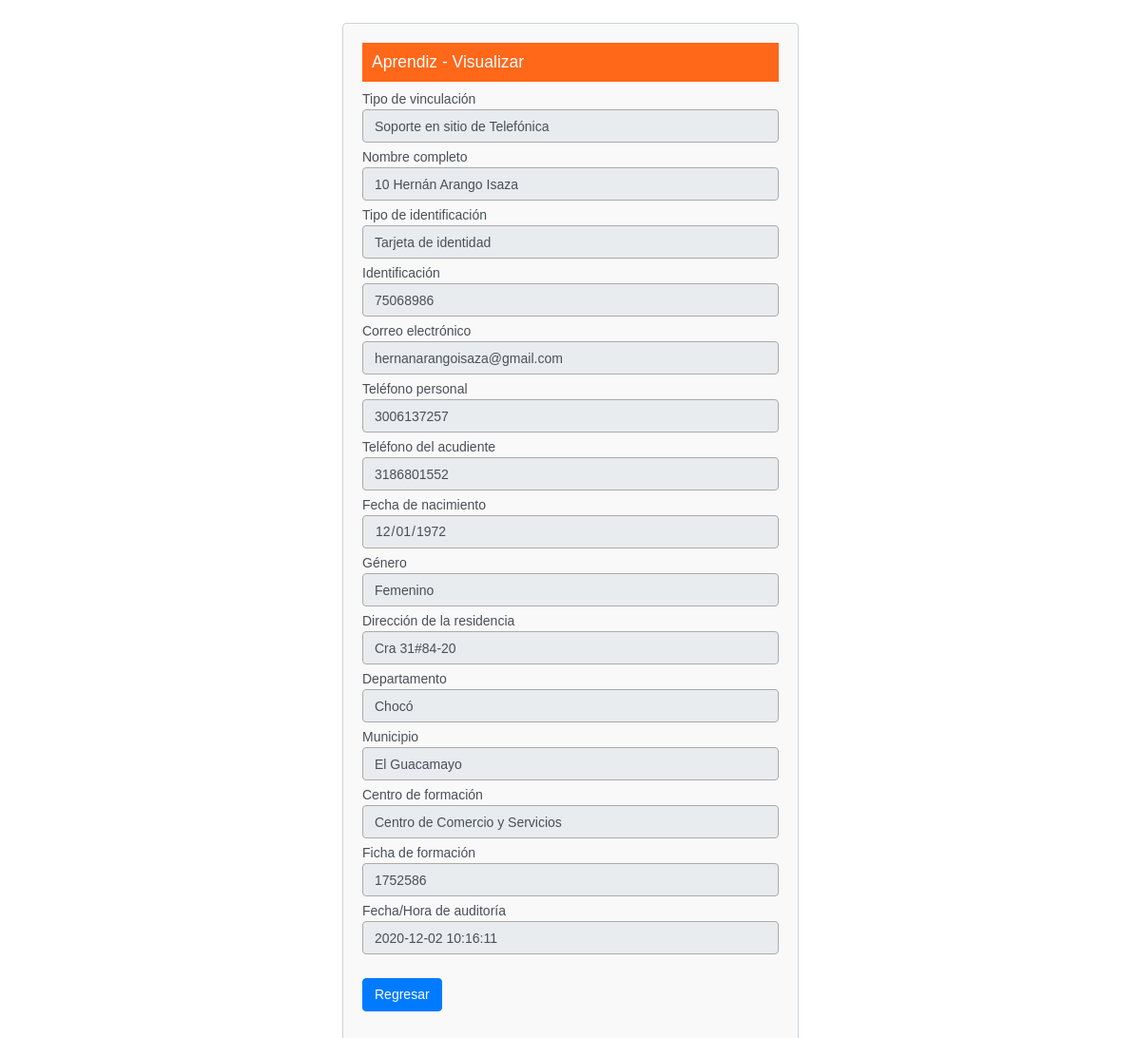
The page /aprendices-read.php?idAprendiz=10 on the database its author committed.
### tables this page shows
CREATE TABLE `aprendices` (
  `idAprendiz` int(11) NOT NULL,
  `idTipoVinculacion` int(11) DEFAULT NULL,
  `nombreCompleto` varchar(50) DEFAULT NULL,
  `idTipoIdentificacion` int(11) DEFAULT NULL,
  `identificacion` varchar(50) DEFAULT NULL,
  `email` varchar(50) DEFAULT NULL,
  `telefonoPersonal` varchar(50) DEFAULT NULL,
  `telefonoAcudiente` varchar(50) DEFAULT NULL,
  `fechaNacimiento` date DEFAULT NULL,
  `idTipoGenero` int(11) DEFAULT NULL,
  `direccionResidencia` varchar(50) DEFAULT NULL,
  `idMunicipio` int(4) UNSIGNED DEFAULT NULL,
  `idDepartamento` int(3) UNSIGNED DEFAULT NULL,
  `idCentroFormacion` int(11) DEFAULT NULL,
  `idFichaFormacion` int(11) DEFAULT NULL,
  `estado` tinyint(4) DEFAULT 1,
  `auditoria` datetime DEFAULT current_timestamp() ON UPDATE current_timestamp()
);

CREATE TABLE `tipos_vinculaciones_sena` (
  `idTipoVinculacion` int(11) NOT NULL,
  `nombreLargoVinculacion` varchar(50) DEFAULT NULL,
  `nombreCorto` varchar(50) DEFAULT NULL,
  `estado` tinyint(4) NOT NULL DEFAULT 1,
  `auditoria` datetime NOT NULL DEFAULT current_timestamp() ON UPDATE current_timestamp()
);

CREATE TABLE `tipos_identificacion` (
  `idTipoIdentificacion` int(11) NOT NULL,
  `nombreLargoIdentificacion` varchar(50) DEFAULT NULL,
  `nombreCorto` varchar(50) DEFAULT NULL,
  `estado` tinyint(4) DEFAULT 1,
  `auditoria` datetime DEFAULT current_timestamp() ON UPDATE current_timestamp()
);

CREATE TABLE `tipos_generos` (
  `idTipoGenero` int(11) NOT NULL,
  `nombreLargoGenero` varchar(50) DEFAULT NULL,
  `nombreCorto` varchar(50) DEFAULT NULL,
  `estado` tinyint(4) NOT NULL DEFAULT 1,
  `auditoria` datetime NOT NULL DEFAULT current_timestamp() ON UPDATE current_timestamp()
);

CREATE TABLE `departamentos` (
  `idDepartamento` int(3) UNSIGNED NOT NULL,
  `codigoDepartamento` int(3) DEFAULT NULL,
  `departamento` varchar(255) DEFAULT NULL,
  `estado` tinyint(4) DEFAULT 1,
  `auditoria` datetime DEFAULT current_timestamp() ON UPDATE current_timestamp()
);

CREATE TABLE `municipios` (
  `idMunicipio` int(4) UNSIGNED NOT NULL,
  `municipio` varchar(255) DEFAULT NULL,
  `idDepartamento` int(3) UNSIGNED NOT NULL,
  `estado` tinyint(4) UNSIGNED NOT NULL DEFAULT 1,
  `auditoria` datetime DEFAULT current_timestamp() ON UPDATE current_timestamp()
);

CREATE TABLE `centros_formacion` (
  `idCentroFormacion` int(11) NOT NULL,
  `nombreLargoCentroFormacion` varchar(75) DEFAULT NULL,
  `nombreCorto` varchar(50) DEFAULT NULL,
  `direccion` varchar(50) DEFAULT NULL,
  `idMunicipio` int(4) UNSIGNED DEFAULT NULL,
  `idDepartamento` int(3) UNSIGNED DEFAULT NULL,
  `telefono1` varchar(50) DEFAULT NULL,
  `telefono2` varchar(50) DEFAULT NULL,
  `emailContacto1` varchar(50) DEFAULT NULL,
  `emailContacto2` varchar(50) DEFAULT NULL,
  `estado` tinyint(4) DEFAULT 1,
  `auditoria` datetime DEFAULT current_timestamp() ON UPDATE current_timestamp()
);

CREATE TABLE `fichas_formacion` (
  `idFichaFormacion` int(11) NOT NULL,
  `codigoFichaFormacion` varchar(50) DEFAULT NULL,
  `idProgramaFormacion` int(11) DEFAULT NULL,
  `estado` tinyint(4) NOT NULL DEFAULT 1,
  `auditoria` datetime NOT NULL DEFAULT current_timestamp() ON UPDATE current_timestamp()
);

### aprendices-read.php (the view, shortened to what this page needs)
<?php
if(isset($_GET["idAprendiz"]) && !empty(trim($_GET["idAprendiz"]))){
    require_once "config.php";
    $sql = "SELECT AP.*,
        VS.nombreLargoVinculacion AS 'nombreLargoVinculacion',
        TI.nombreLargoIdentificacion AS 'nombreLargoIdentificacion',
        TG.nombreLargoGenero AS 'nombreLargoGenero',
        MN.municipio AS 'nombreMunicipio',
        DP.departamento AS 'nombreDepartamento',
        CF.nombreLargoCentroFormacion AS 'nombreLargoCentroFormacion',
        FF.codigoFichaFormacion AS 'codigoFichaFormacion'
        FROM aprendices AP
        LEFT JOIN tipos_vinculaciones_sena VS ON VS.idTipoVinculacion = AP.idTipoVinculacion
        LEFT JOIN tipos_identificacion TI ON TI.idTipoIdentificacion = AP.idTipoIdentificacion
        LEFT JOIN tipos_generos TG ON TG.idTipoGenero = AP.idTipoGenero
        LEFT JOIN municipios MN ON MN.idMunicipio = AP.idMunicipio
        LEFT JOIN departamentos DP ON DP.idDepartamento = AP.idDepartamento
        LEFT JOIN centros_formacion CF ON CF.idCentroFormacion = AP.idCentroFormacion
        LEFT JOIN fichas_formacion FF ON FF.idFichaFormacion = AP.idFichaFormacion
        WHERE idAprendiz = ?";
    if($stmt = mysqli_prepare($link, $sql)){
        mysqli_stmt_bind_param($stmt, "i", $param_id);
        if(mysqli_stmt_execute($stmt)){
            $result = mysqli_stmt_get_result($stmt);
            if(mysqli_num_rows($result) == 1){
                $row = mysqli_fetch_array($result, MYSQLI_ASSOC);
            } else{
                header("location: error.php");
                exit();
            }
        } else{
            echo "Oops! Algo falló. Por favor intente de nuevo.";
        }
    }
} else{
    header("location: error.php");
    exit();
}
?>
<!DOCTYPE html>
<html lang="es">
<head>
    <link rel="stylesheet" href="https://stackpath.bootstrapcdn.com/bootstrap/4.5.0/css/bootstrap.min.css">
    <link rel="stylesheet" href="css/estilos.css" />
</head>
<body>
    <section class="pt-4">
        <div class="container-fluid">
            <div class="row">
                <div class="col-md-12 mx-auto">
                    <div class="page-header">
                        <h1>Aprendiz - Visualizar</h1>
                    </div>
                    <div class="form-group">
                        <label>Tipo de vinculación</label>
                        <input type="text" name="idTipoVinculacion" class="form-control" value="<?php echo $row['nombreLargoVinculacion']; ?>" readonly>
                    </div>
                    <div class="form-group">
                        <label>Nombre completo</label>
                        <input type="text" name="nombreCompleto" maxlength="50" class="form-control" value="<?php echo $row['nombreCompleto']; ?>" readonly>
                    </div>
                    <div class="form-group">
                        <label>Tipo de identificación</label>
                        <input type="text" name="idTipoIdentificacion" class="form-control" value="<?php echo $row['nombreLargoIdentificacion']; ?>" readonly>
                    </div>
                    <div class="form-group">
                        <label>Identificación</label>
                        <input type="text" name="identificacion" maxlength="50" class="form-control" value="<?php echo $row['identificacion']; ?>" readonly>
                    </div>
                    <div class="form-group">
                        <label>Correo electrónico</label>
                        <input type="text" name="email" maxlength="50" class="form-control" value="<?php echo $row['email']; ?>" readonly>
                    </div>
                    <div class="form-group">
                        <label>Teléfono personal</label>
                        <input type="text" name="telefonoPersonal" maxlength="50" class="form-control" value="<?php echo $row['telefonoPersonal']; ?>" readonly>
                    </div>
                    <div class="form-group">
                        <label>Teléfono del acudiente</label>
                        <input type="text" name="telefonoAcudiente" maxlength="50" class="form-control" value="<?php echo $row['telefonoAcudiente']; ?>" readonly>
                    </div>
                    <div class="form-group">
                        <label>Fecha de nacimiento</label>
                        <input type="date" name="fechaNacimiento" class="form-control" value="<?php echo $row['fechaNacimiento']; ?>" readonly>
                    </div>
                    <div class="form-group">
                        <label>Género</label>
                        <input type="text" name="idTipoGenero" class="form-control" value="<?php echo $row['nombreLargoGenero']; ?>" readonly>
                    </div>
                    <div class="form-group">
                        <label>Dirección de la residencia</label>
                        <input type="text" name="direccionResidencia" maxlength="50" class="form-control" value="<?php echo $row['direccionResidencia']; ?>" readonly>
                    </div>
                    <div class="form-group">
                        <label>Departamento</label>
                        <input type="text" name="idDepartamento" class="form-control" value="<?php echo $row['nombreDepartamento']; ?>" readonly>
                    </div>
                    <div class="form-group">
                        <label>Municipio</label>
                        <input type="text" name="idMunicipio" class="form-control" value="<?php echo $row['nombreMunicipio']; ?>" readonly>
                    </div>
                    <div class="form-group">
                        <label>Centro de formación</label>
                        <input type="text" name="idCentroFormacion" class="form-control" value="<?php echo $row['nombreLargoCentroFormacion']; ?>" readonly>
                    </div>
                    <div class="form-group">
                        <label>Ficha de formación</label>
                        <input type="text" name="idFichaFormacion" class="form-control" value="<?php echo $row['codigoFichaFormacion']; ?>" readonly>
                    </div>
                    <div class="form-group">
                        <label>Fecha/Hora de auditoría</label>
                        <input type="text" name="auditoria" class="form-control" value="<?php echo $row['auditoria']; ?>" readonly>
                    </div>
                    <p><a href="aprendices-index.php" class="btn btn-primary">Regresar</a></p>
                </div>
            </div>
        </div>
    </section>
</body>
</html>

### css/estilos.css (style rules this page uses)
body { background-color: white; margin: 0; font-family: "Muli", sans-serif; font-size: 14px; color: #495057; }
input.form-control, input.solo-lectura { background-color: #FFFFEE; border-color: #AAAAAA; }
.btn { font-size: 1em; }
div.page-header h1, div.page-header h2 { font-size: 1.25em; }
div.form-group { margin-bottom: 5px; }
div.form-group label { margin-bottom: 0px; }
input.btn.btn-primary, input.btn.btn-danger, a.btn.btn-primary, a.btn.btn-secondary { margin-top: 20px; }
div.container-fluid { background-color: #F9F9F9; width: 40%; padding: 20px; margin-bottom: 48px; border: 1px; border-radius: 0.25rem; border: 1px solid #ced4da; }
div.page-header h2, div.page-header h1 { background-color: #ff6719; color: white; padding: 10px; }
.form-control { font-size: 1em !important; }

### rows shown on the page
aprendices: idTipoVinculacion "Soporte en sitio de Telefónica", nombreCompleto "10 Hernán Arango Isaza", idTipoIdentificacion "Tarjeta de identidad", identificacion "75068986", email "hernanarangoisaza@gmail.com", telefonoPersonal "3006137257", telefonoAcudiente "3186801552", fechaNacimiento "12/01/1972", idTipoGenero "Femenino", direccionResidencia "Cra 31#84-20", idDepartamento "Chocó", idMunicipio "El Guacamayo", idCentroFormacion "Centro de Comercio y Servicios", idFichaFormacion "1752586", auditoria "2020-12-02 10:16:11"
